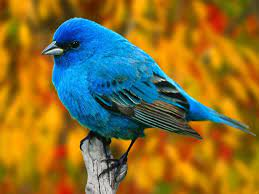
%> input picture lab4/photo1.png, 259 x 194 px
$ octave lab2.m   (GNU Octave 9; MATLAB toolbox functions it lacks are replaced by stand-ins)
%> lines starting %> are read from the running program, lines starting %| are printed output that depends on the picture
clear all;
clc;
pic1 = imread("photo1.png");
%> pic1 is the input picture: size 194x259x3 uint16; mean R, G, B 35140.1, 28345.9, 11998.6
pic2 = imread("photo2.jpg");
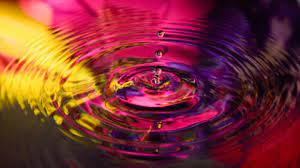
%> input picture lab4/photo2.jpg, 300 x 168 px
%> pic2 is the input picture: size 168x300x3 uint8; mean R, G, B 125.2, 50.3, 51.1
pic1 = uint8(pic1/256);
%> pic1: size 194x259x3 uint8
MINrows = [min(size(pic1,1),size(pic2,1))];
%> MINrows = 168
MINcols = [min(size(pic1,2),size(pic2,2))];
%> MINcols = 259
alpha = input("please input an alpha value: ");
%> the answer given: 3
pic1 = pic1(1:MINrows, 1:MINcols,1:3);
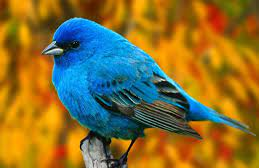
%> pic1: size 168x259x3 uint8; mean R, G, B 133.2, 110.5, 50.6
pic2 = pic2(1:MINrows, 1:MINcols,1:3);
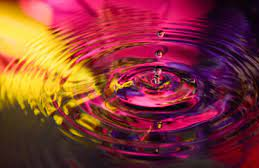
%> pic2: size 168x259x3 uint8; mean R, G, B 133.5, 56, 54.4
pic3 = alpha*pic1 +(1-alpha)*pic2;
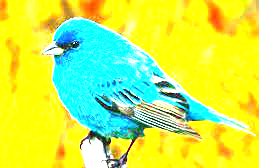
%> pic3: size 168x259x3 uint8; mean R, G, B 202, 236.8, 84.3

subplot(1,3,1);
image(pic1);

subplot(1,3,2);
image(pic2);

subplot(1,3,3);
image(pic3);
